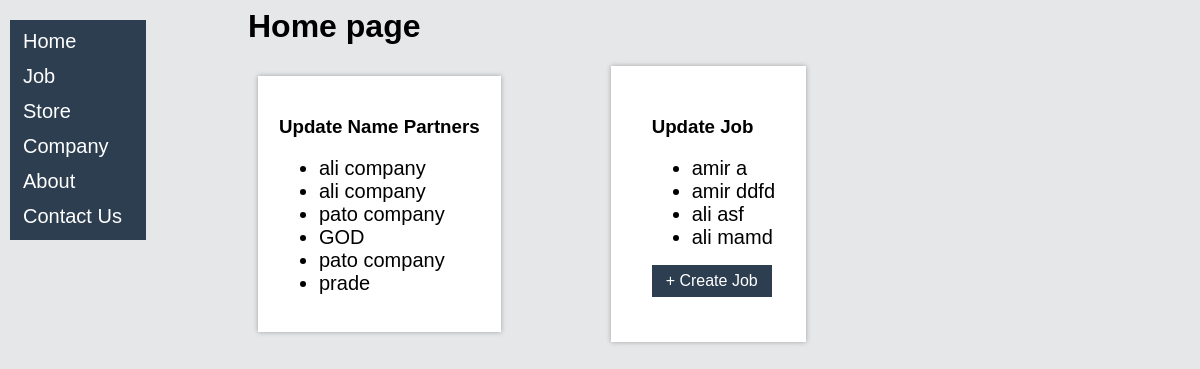
Before: / with the older database file.
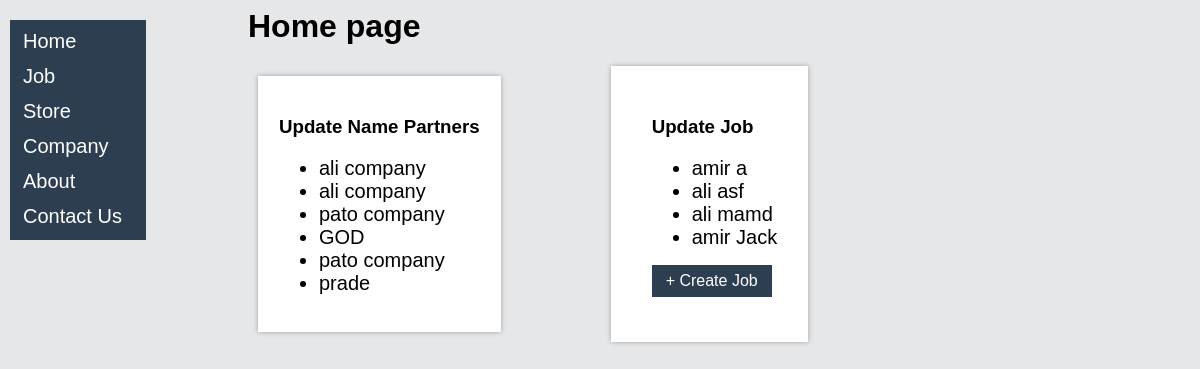
After: the same page with the newer database file.
### Company/models.py (models this page shows, shortened)
class Company(models.Model):
    first_name = models.CharField(max_length=10)
    last_name = models.CharField(max_length=30)
    name_partners = models.CharField(max_length=20)

class Job(models.Model):
    first_name = models.CharField(max_length=10)
    last_name = models.CharField(max_length=30)
    email = models.EmailField()
    phone_number = models.IntegerField()
    text = models.TextField()

### page/views.py (the view)
# urls.py: path('', HomeView.as_view(), name='home'), # see list company and job in home page home.html.
class HomeView(TemplateView):
    def get(self, request):
        companies = Company.objects.all()
        jobs = Job.objects.all()
        context = {
            'comp2': companies,
            'job_li': jobs,
        }
        return render(request, 'home.html', context)

### templates/Home.html
{% extends 'base.html' %}
{% block content %}
<div class="main">
    <h1>Home page </h1>
    <div class="row_text">
        <div class="column_text">
            <div class="border_text_list_home_page">
                <h3>Update Name Partners</h3>
                <ul>
                    {% for company in comp2 %}
                    <li style="font-size:125%;">
                        {{company.name_partners}}
                    </li>
                    {% endfor %}
                </ul>
            </div>
        </div>
        <div class="border_text_list_home_page">
            <div class="column_text">
                <h3>Update Job</h3>
                <ul>
                    {% for job in job_li %}
                    <li style="font-size:125%;">
                        {{job.first_name}} {{job.last_name}}
                    </li>
                    {% endfor %}
                </ul>
                <button class="button">
                    <a class="button" href="{% url 'job_create' %}">+ Create Job</a>
                </button>
            </div>
        </div>
    </div>
</div>
{% endblock %}

Changed rows visible on the page:
removed Job: first_name "amir", last_name "ddfd"
added Job: first_name "amir", last_name "Jack"
